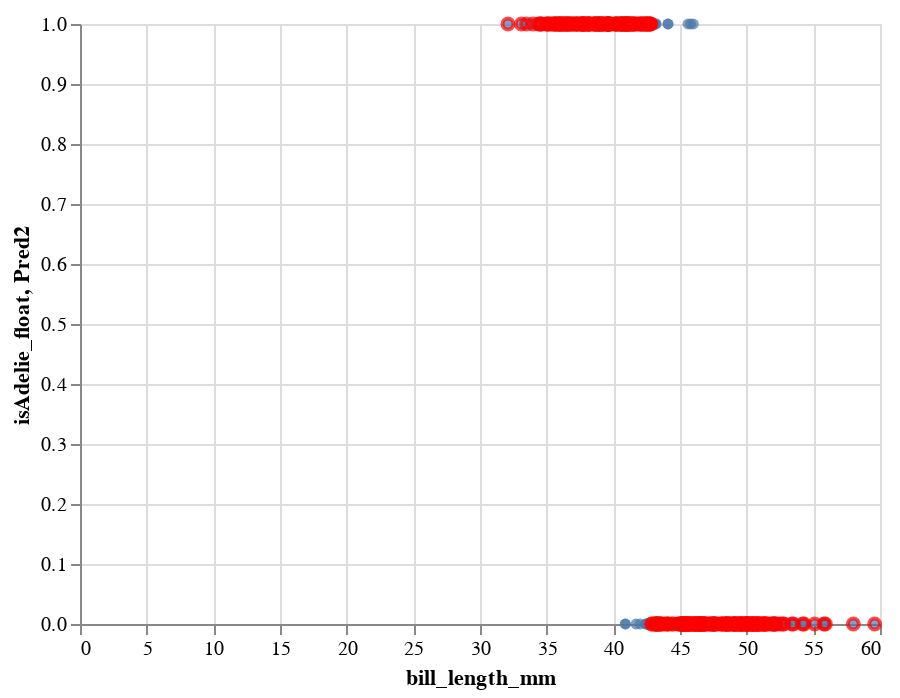

Notebook source saved alongside this figure:
### Code cell
c+c2

### Figure 1 — Vega-Lite specification as saved in the notebook (floating-point values rounded to 4 significant figures; data arrays with more than 128 entries replaced by an {"elided": "..."} marker saying what was removed)
{"config": {"view": {"continuousWidth": 400, "continuousHeight": 300}}, "layer": [{"mark": "circle", "encoding": {"x": {"type": "quantitative", "field": "bill_length_mm"}, "y": {"type": "quantitative", "field": "isAdelie_float"}}}, {"mark": {"type": "point", "color": "red"}, "encoding": {"x": {"type": "quantitative", "field": "bill_length_mm"}, "y": {"type": "quantitative", "field": "Pred2"}}}], "data": {"name": "data-566a80fe1cd44ad727f83c5d5b01bbd2"}, "$schema": "https://vega.github.io/schema/vega-lite/v4.8.1.json", "datasets": {"data-566a80fe1cd44ad727f83c5d5b01bbd2": {"elided": "333 records"}}}
